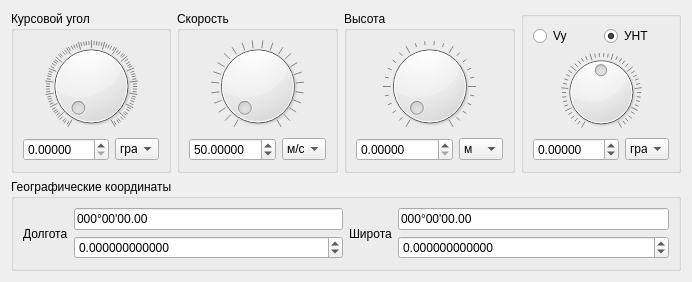
<?xml version="1.0" encoding="UTF-8"?>
<ui version="4.0">
 <class>FormSettingForAircraft</class>
 <widget class="QWidget" name="FormSettingForAircraft">
  <property name="geometry">
   <rect>
    <x>0</x>
    <y>0</y>
    <width>692</width>
    <height>282</height>
   </rect>
  </property>
  <property name="windowTitle">
   <string>Form</string>
  </property>
  <layout class="QGridLayout" name="gridLayout_6">
   <item row="0" column="0">
    <layout class="QHBoxLayout" name="horizontalLayout_9">
     <item>
      <widget class="QGroupBox" name="groupBox_3">
       <property name="title">
        <string>Курсовой угол</string>
       </property>
       <layout class="QGridLayout" name="gridLayout_3">
        <item row="0" column="0">
         <layout class="QVBoxLayout" name="verticalLayout_4">
          <item>
           <widget class="QDial" name="dialPsi">
            <property name="maximum">
             <number>360</number>
            </property>
            <property name="wrapping">
             <bool>false</bool>
            </property>
            <property name="notchesVisible">
             <bool>true</bool>
            </property>
           </widget>
          </item>
          <item>
           <layout class="QHBoxLayout" name="horizontalLayout_5">
            <item>
             <widget class="QDoubleSpinBox" name="doubleSpinBoxPsi">
              <property name="decimals">
               <number>5</number>
              </property>
              <property name="maximum">
               <double>360.000000000000000</double>
              </property>
             </widget>
            </item>
            <item>
             <widget class="QComboBox" name="comboBoxPsi">
              <property name="sizePolicy">
               <sizepolicy hsizetype="Maximum" vsizetype="Fixed">
                <horstretch>0</horstretch>
                <verstretch>0</verstretch>
               </sizepolicy>
              </property>
              <property name="maximumSize">
               <size>
                <width>44</width>
                <height>16777215</height>
               </size>
              </property>
              <item>
               <property name="text">
                <string>град</string>
               </property>
              </item>
              <item>
               <property name="text">
                <string>рад</string>
               </property>
              </item>
             </widget>
            </item>
           </layout>
          </item>
         </layout>
        </item>
       </layout>
      </widget>
     </item>
     <item>
      <widget class="QGroupBox" name="groupBox_2">
       <property name="title">
        <string>Скорость</string>
       </property>
       <layout class="QGridLayout" name="gridLayout_2">
        <item row="0" column="0">
         <layout class="QVBoxLayout" name="verticalLayout">
          <item>
           <widget class="QDial" name="dialV">
            <property name="minimum">
             <number>50</number>
            </property>
            <property name="maximum">
             <number>500</number>
            </property>
            <property name="singleStep">
             <number>5</number>
            </property>
            <property name="wrapping">
             <bool>false</bool>
            </property>
            <property name="notchesVisible">
             <bool>true</bool>
            </property>
           </widget>
          </item>
          <item>
           <layout class="QHBoxLayout" name="horizontalLayout_2">
            <item>
             <widget class="QDoubleSpinBox" name="doubleSpinBoxV">
              <property name="decimals">
               <number>5</number>
              </property>
              <property name="maximum">
               <double>500.000000000000000</double>
              </property>
              <property name="value">
               <double>50.000000000000000</double>
              </property>
             </widget>
            </item>
            <item>
             <widget class="QComboBox" name="comboBoxSpeed">
              <property name="sizePolicy">
               <sizepolicy hsizetype="Maximum" vsizetype="Fixed">
                <horstretch>0</horstretch>
                <verstretch>0</verstretch>
               </sizepolicy>
              </property>
              <property name="maximumSize">
               <size>
                <width>44</width>
                <height>16777215</height>
               </size>
              </property>
              <item>
               <property name="text">
                <string>м/с</string>
               </property>
              </item>
              <item>
               <property name="text">
                <string>км/ч</string>
               </property>
              </item>
              <item>
               <property name="text">
                <string>миль/ч</string>
               </property>
              </item>
             </widget>
            </item>
           </layout>
          </item>
         </layout>
        </item>
       </layout>
      </widget>
     </item>
     <item>
      <widget class="QGroupBox" name="groupBox_5">
       <property name="title">
        <string>Высота</string>
       </property>
       <layout class="QGridLayout" name="gridLayout_5">
        <item row="0" column="0">
         <layout class="QVBoxLayout" name="verticalLayout_6">
          <item>
           <widget class="QDial" name="dialH">
            <property name="maximum">
             <number>20000</number>
            </property>
            <property name="singleStep">
             <number>10</number>
            </property>
            <property name="pageStep">
             <number>100</number>
            </property>
            <property name="sliderPosition">
             <number>0</number>
            </property>
            <property name="wrapping">
             <bool>false</bool>
            </property>
            <property name="notchesVisible">
             <bool>true</bool>
            </property>
           </widget>
          </item>
          <item>
           <layout class="QHBoxLayout" name="horizontalLayout_7">
            <item>
             <widget class="QDoubleSpinBox" name="doubleSpinBoxH">
              <property name="decimals">
               <number>5</number>
              </property>
              <property name="maximum">
               <double>20000.000000000000000</double>
              </property>
             </widget>
            </item>
            <item>
             <widget class="QComboBox" name="comboBoxAlt">
              <property name="sizePolicy">
               <sizepolicy hsizetype="Maximum" vsizetype="Fixed">
                <horstretch>0</horstretch>
                <verstretch>0</verstretch>
               </sizepolicy>
              </property>
              <property name="maximumSize">
               <size>
                <width>44</width>
                <height>16777215</height>
               </size>
              </property>
              <item>
               <property name="text">
                <string>м</string>
               </property>
              </item>
              <item>
               <property name="text">
                <string>км</string>
               </property>
              </item>
              <item>
               <property name="text">
                <string>фут</string>
               </property>
              </item>
             </widget>
            </item>
           </layout>
          </item>
         </layout>
        </item>
       </layout>
      </widget>
     </item>
     <item>
      <widget class="QGroupBox" name="groupBox_4">
       <property name="title">
        <string/>
       </property>
       <layout class="QGridLayout" name="gridLayout_4">
        <item row="0" column="0">
         <layout class="QVBoxLayout" name="verticalLayout_5">
          <item>
           <layout class="QHBoxLayout" name="horizontalLayout_8">
            <item>
             <widget class="QRadioButton" name="radioButtonVy">
              <property name="text">
               <string>Vy</string>
              </property>
             </widget>
            </item>
            <item>
             <widget class="QRadioButton" name="radioButtonUnt">
              <property name="layoutDirection">
               <enum>Qt::LeftToRight</enum>
              </property>
              <property name="text">
               <string>УНТ</string>
              </property>
              <property name="checked">
               <bool>true</bool>
              </property>
             </widget>
            </item>
           </layout>
          </item>
          <item>
           <widget class="QDial" name="dialTeta">
            <property name="minimum">
             <number>-90</number>
            </property>
            <property name="maximum">
             <number>90</number>
            </property>
            <property name="wrapping">
             <bool>false</bool>
            </property>
            <property name="notchesVisible">
             <bool>true</bool>
            </property>
           </widget>
          </item>
          <item>
           <layout class="QHBoxLayout" name="horizontalLayout_6">
            <item>
             <widget class="QDoubleSpinBox" name="doubleSpinBoxTeta">
              <property name="decimals">
               <number>5</number>
              </property>
              <property name="minimum">
               <double>-90.000000000000000</double>
              </property>
              <property name="maximum">
               <double>90.000000000000000</double>
              </property>
             </widget>
            </item>
            <item>
             <widget class="QComboBox" name="comboBoxTeta">
              <property name="sizePolicy">
               <sizepolicy hsizetype="Maximum" vsizetype="Fixed">
                <horstretch>0</horstretch>
                <verstretch>0</verstretch>
               </sizepolicy>
              </property>
              <property name="maximumSize">
               <size>
                <width>44</width>
                <height>16777215</height>
               </size>
              </property>
              <item>
               <property name="text">
                <string>град</string>
               </property>
              </item>
              <item>
               <property name="text">
                <string>рад</string>
               </property>
              </item>
             </widget>
            </item>
           </layout>
          </item>
         </layout>
        </item>
       </layout>
      </widget>
     </item>
    </layout>
   </item>
   <item row="1" column="0">
    <widget class="QGroupBox" name="groupBox">
     <property name="title">
      <string>Географические координаты</string>
     </property>
     <layout class="QGridLayout" name="gridLayout">
      <item row="0" column="0">
       <layout class="QHBoxLayout" name="horizontalLayout_4">
        <item>
         <layout class="QHBoxLayout" name="horizontalLayout">
          <item>
           <widget class="QLabel" name="labelLon">
            <property name="text">
             <string>Долгота</string>
            </property>
           </widget>
          </item>
          <item>
           <layout class="QVBoxLayout" name="verticalLayout_2">
            <item>
             <widget class="QLineEdit" name="lineEditLon">
              <property name="text">
               <string>000°00'00.00</string>
              </property>
             </widget>
            </item>
            <item>
             <widget class="QDoubleSpinBox" name="doubleSpinBoxLon">
              <property name="decimals">
               <number>12</number>
              </property>
              <property name="minimum">
               <double>-90.000000000000000</double>
              </property>
              <property name="maximum">
               <double>90.000000000000000</double>
              </property>
             </widget>
            </item>
           </layout>
          </item>
         </layout>
        </item>
        <item>
         <layout class="QHBoxLayout" name="horizontalLayout_3">
          <item>
           <widget class="QLabel" name="label_3">
            <property name="text">
             <string>Широта</string>
            </property>
           </widget>
          </item>
          <item>
           <layout class="QVBoxLayout" name="verticalLayout_3">
            <item>
             <widget class="QLineEdit" name="lineEditLat">
              <property name="text">
               <string>000°00'00.00</string>
              </property>
             </widget>
            </item>
            <item>
             <widget class="QDoubleSpinBox" name="doubleSpinBoxLat">
              <property name="decimals">
               <number>12</number>
              </property>
              <property name="minimum">
               <double>-180.000000000000000</double>
              </property>
              <property name="maximum">
               <double>180.000000000000000</double>
              </property>
             </widget>
            </item>
           </layout>
          </item>
         </layout>
        </item>
       </layout>
      </item>
     </layout>
    </widget>
   </item>
  </layout>
 </widget>
 <resources/>
 <connections/>
</ui>
